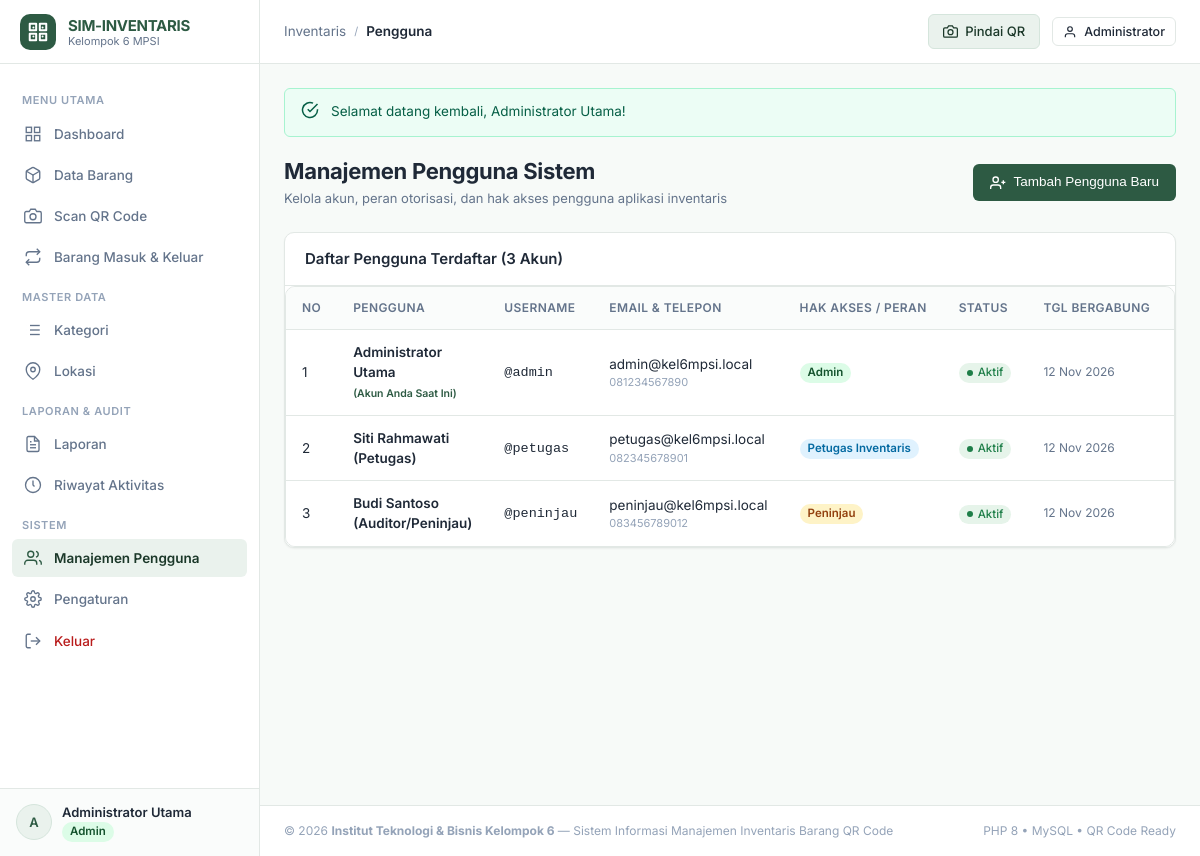
Screenshot of /users/index.php (signed in) with the database file from the repository.
### tables this page shows
CREATE TABLE `users` (
  `id` INT AUTO_INCREMENT PRIMARY KEY,
  `role_id` INT NOT NULL,
  `username` VARCHAR(50) NOT NULL UNIQUE,
  `password` VARCHAR(255) NOT NULL,
  `full_name` VARCHAR(100) NOT NULL,
  `email` VARCHAR(100) NOT NULL UNIQUE,
  `phone` VARCHAR(25) NULL,
  `status` ENUM('active', 'inactive') NOT NULL DEFAULT 'active',
  `created_at` TIMESTAMP DEFAULT CURRENT_TIMESTAMP,
  `updated_at` TIMESTAMP DEFAULT CURRENT_TIMESTAMP ON UPDATE CURRENT_TIMESTAMP,
  CONSTRAINT `fk_users_role` FOREIGN KEY (`role_id`) REFERENCES `roles` (`id`) ON UPDATE CASCADE
);

### config/session.php (called while the page is built, shortened)
<?php
function getFlash(): ?array {
    if (isset($_SESSION['flash'])) {
        $flash = $_SESSION['flash'];
        return $flash;
    }
    return null;
}
function isLoggedIn(): bool {
    return !empty($_SESSION['user_id']) && !empty($_SESSION['user']);
}
function currentUser(): ?array {
    return $_SESSION['user'] ?? null;
}
function currentUserId(): ?int {
    return $_SESSION['user_id'] ?? null;
}
function currentRole(): string {
    return $_SESSION['user']['role_name'] ?? 'guest';
}
function hasRole($roles): bool {
    $roles = is_array($roles) ? $roles : [$roles];
    return in_array(currentRole(), $roles, true);
}
function isAdmin(): bool {
    return hasRole('admin');
}

### users/index.php (the view, shortened to what this page needs)
<?php
require_once __DIR__ . '/../config/session.php';
require_once __DIR__ . '/../config/helpers.php';
$breadcrumbTitle = 'Pengguna';
$pdo = getDbConnection();
$currentUserId = currentUserId();
$stmt = $pdo->query("
    SELECT u.*, r.name as role_name, r.display_name as role_display
    FROM users u
    JOIN roles r ON u.role_id = r.id
    ORDER BY u.id ASC
");
$users = $stmt->fetchAll();
require_once __DIR__ . '/../includes/header.php';
require_once __DIR__ . '/../includes/sidebar.php';
require_once __DIR__ . '/../includes/navbar.php';
?>
<div class="page-header">
    <div class="page-title">
        <h1>Manajemen Pengguna Sistem</h1>
        <p>Kelola akun, peran otorisasi, dan hak akses pengguna aplikasi inventaris</p>
    </div>
    <div class="page-actions">
        <button type="button" class="btn btn-primary" onclick="openCreateUserModal()">
            <svg width="16" height="16" viewBox="0 0 24 24" fill="none" stroke="currentColor" stroke-width="2"><path d="M16 21v-2a4 4 0 0 0-4-4H5a4 4 0 0 0-4 4v2"></path><circle cx="8.5" cy="7" r="4"></circle><line x1="20" y1="8" x2="20" y2="14"></line><line x1="23" y1="11" x2="17" y2="11"></line></svg>
            <span>Tambah Pengguna Baru</span>
        </button>
    </div>
</div>
<div class="card">
    <div class="card-header">
        <h2 class="card-title">Daftar Pengguna Terdaftar (<?= count($users) ?> Akun)</h2>
    </div>
    <div class="table-responsive">
        <table class="table">
            <thead>
                <tr>
                    <th style="width: 40px;">No</th>
                    <th>Pengguna</th>
                    <th>Username</th>
                    <th>Email & Telepon</th>
                    <th>Hak Akses / Peran</th>
                    <th>Status</th>
                    <th>Tgl Bergabung</th>
                    <th style="width: 140px; text-align: center;">Aksi</th>
                </tr>
            </thead>
            <tbody>
                <?php foreach ($users as $idx => $u): ?>
                    <tr>
                        <td><?= $idx + 1 ?></td>
                        <td>
                            <div style="font-weight: 600;"><?= e($u['full_name']) ?></div>
                            <?php if ($u['id'] == $currentUserId): ?>
                                <span style="font-size: 10.5px; color: var(--color-primary); font-weight: 600;">(Akun Anda Saat Ini)</span>
                            <?php endif; ?>
                        </td>
                        <td><code>@<?= e($u['username']) ?></code></td>
                        <td>
                            <div><?= e($u['email']) ?></div>
                            <div style="font-size: 11px; color: var(--color-text-subtle);"><?= e($u['phone'] ?: '-') ?></div>
                        </td>
                        <td><?= getRoleBadge($u['role_name']) ?></td>
                        <td>
                            <?php if ($u['status'] === 'active'): ?>
                                <span class="badge badge-success"><span class="dot dot-success"></span>Aktif</span>
                            <?php else: ?>
                                <span class="badge badge-danger"><span class="dot dot-danger"></span>Non-Aktif</span>
                            <?php endif; ?>
                        </td>
                        <td style="font-size: 12px; color: var(--color-text-muted);"><?= formatDate($u['created_at'], 'short') ?></td>
                        <td>
                        </td>
                    </tr>
                <?php endforeach; ?>
            </tbody>
        </table>
    </div>
</div>
<?php require_once __DIR__ . '/../includes/footer.php'; ?>

### includes/sidebar.php (shortened to what this page needs)
<?php
$currentUri = $_SERVER['SCRIPT_NAME'] ?? '';
$user = currentUser();
$roleName = currentRole();
function isMenuActive($pattern, $currentUri) {
    return (strpos($currentUri, $pattern) !== false) ? 'active' : '';
}
?>
<aside class="app-sidebar">
    <div class="sidebar-header">
        <div class="brand-icon">
        </div>
        <div class="brand-text">
            <h2><?= e(getSetting('app_name', 'SIM-INVENTARIS')) ?></h2>
            <p>Kelompok 6 MPSI</p>
        </div>
    </div>
    <nav class="sidebar-nav">
        <div class="nav-section-title">Menu Utama</div>
        <ul class="nav-list">
            <li>
                <a href="<?= url('index.php') ?>" class="nav-link <?= (basename($currentUri) === 'index.php' && strpos($currentUri, '/items/') === false && strpos($currentUri, '/categories/') === false && strpos($currentUri, '/locations/') === false && strpos($currentUri, '/transactions/') === false && strpos($currentUri, '/reports/') === false && strpos($currentUri, '/history/') === false && strpos($currentUri, '/users/') === false && strpos($currentUri, '/settings/') === false && strpos($currentUri, '/scan/') === false) ? 'active' : '' ?>">
                    <svg viewBox="0 0 24 24" fill="none" stroke="currentColor"><rect x="3" y="3" width="7" height="7"></rect><rect x="14" y="3" width="7" height="7"></rect><rect x="14" y="14" width="7" height="7"></rect><rect x="3" y="14" width="7" height="7"></rect></svg>
                    <span>Dashboard</span>
                </a>
            </li>
            <li>
                <a href="<?= url('items/index.php') ?>" class="nav-link <?= isMenuActive('/items/', $currentUri) ?>">
                    <svg viewBox="0 0 24 24" fill="none" stroke="currentColor"><path d="M21 16V8a2 2 0 0 0-1-1.73l-7-4a2 2 0 0 0-2 0l-7 4A2 2 0 0 0 3 8v8a2 2 0 0 0 1 1.73l7 4a2 2 0 0 0 2 0l7-4A2 2 0 0 0 21 16z"></path><polyline points="3.27 6.96 12 12.01 20.73 6.96"></polyline><line x1="12" y1="22.08" x2="12" y2="12"></line></svg>
                    <span>Data Barang</span>
                </a>
            </li>
            <li>
                <a href="<?= url('scan/index.php') ?>" class="nav-link <?= isMenuActive('/scan/', $currentUri) ?>">
                    <svg viewBox="0 0 24 24" fill="none" stroke="currentColor"><path d="M23 19a2 2 0 0 1-2 2H3a2 2 0 0 1-2-2V8a2 2 0 0 1 2-2h4l2-3h6l2 3h4a2 2 0 0 1 2 2z"></path><circle cx="12" cy="13" r="4"></circle></svg>
                    <span>Scan QR Code</span>
                </a>
            </li>
            <li>
                <a href="<?= url('transactions/index.php') ?>" class="nav-link <?= isMenuActive('/transactions/', $currentUri) ?>">
                    <svg viewBox="0 0 24 24" fill="none" stroke="currentColor"><polyline points="17 1 21 5 17 9"></polyline><path d="M3 11V9a4 4 0 0 1 4-4h14"></path><polyline points="7 23 3 19 7 15"></polyline><path d="M21 13v2a4 4 0 0 1-4 4H3"></path></svg>
                    <span>Barang Masuk & Keluar</span>
                </a>
            </li>
        </ul>
        <div class="nav-section-title">Master Data</div>
        <ul class="nav-list">
            <li>
                <a href="<?= url('categories/index.php') ?>" class="nav-link <?= isMenuActive('/categories/', $currentUri) ?>">
                    <span>Kategori</span>
                </a>
            </li>
            <li>
                <a href="<?= url('locations/index.php') ?>" class="nav-link <?= isMenuActive('/locations/', $currentUri) ?>">
                    <svg viewBox="0 0 24 24" fill="none" stroke="currentColor"><path d="M21 10c0 7-9 13-9 13s-9-6-9-13a9 9 0 0 1 18 0z"></path><circle cx="12" cy="10" r="3"></circle></svg>
                    <span>Lokasi</span>
                </a>
            </li>
        </ul>
        <div class="nav-section-title">Laporan & Audit</div>
        <ul class="nav-list">
            <li>
                <a href="<?= url('reports/index.php') ?>" class="nav-link <?= isMenuActive('/reports/', $currentUri) ?>">
                    <svg viewBox="0 0 24 24" fill="none" stroke="currentColor"><path d="M14 2H6a2 2 0 0 0-2 2v16a2 2 0 0 0 2 2h12a2 2 0 0 0 2-2V8z"></path><polyline points="14 2 14 8 20 8"></polyline><line x1="16" y1="13" x2="8" y2="13"></line><line x1="16" y1="17" x2="8" y2="17"></line><polyline points="10 9 9 9 8 9"></polyline></svg>
                    <span>Laporan</span>
                </a>
            </li>
            <li>
                <a href="<?= url('history/index.php') ?>" class="nav-link <?= isMenuActive('/history/', $currentUri) ?>">
                    <svg viewBox="0 0 24 24" fill="none" stroke="currentColor"><circle cx="12" cy="12" r="10"></circle><polyline points="12 6 12 12 14 14"></polyline></svg>
                    <span>Riwayat Aktivitas</span>
                </a>
            </li>
        </ul>
        <div class="nav-section-title">Sistem</div>
        <ul class="nav-list">
            <?php if (isAdmin()): ?>
            <li>
                <a href="<?= url('users/index.php') ?>" class="nav-link <?= isMenuActive('/users/', $currentUri) ?>">
                    <svg viewBox="0 0 24 24" fill="none" stroke="currentColor"><path d="M17 21v-2a4 4 0 0 0-4-4H5a4 4 0 0 0-4 4v2"></path><circle cx="9" cy="7" r="4"></circle><path d="M23 21v-2a4 4 0 0 0-3-3.87"></path><path d="M16 3.13a4 4 0 0 1 0 7.75"></path></svg>
                    <span>Manajemen Pengguna</span>
                </a>
            </li>
            <?php endif; ?>
            <li>
                <a href="<?= url('settings/index.php') ?>" class="nav-link <?= isMenuActive('/settings/', $currentUri) ?>">
                    <span>Pengaturan</span>
                </a>
            </li>
            <li>
                <a href="<?= url('auth/logout.php') ?>" class="nav-link" onclick="return confirm('Apakah Anda yakin ingin keluar dari aplikasi?');" style="color: #b91c1c;">
                    <svg viewBox="0 0 24 24" fill="none" stroke="currentColor"><path d="M9 21H5a2 2 0 0 1-2-2V5a2 2 0 0 1 2-2h4"></path><polyline points="16 17 21 12 16 7"></polyline><line x1="21" y1="12" x2="9" y2="12"></line></svg>
                    <span>Keluar</span>
                </a>
            </li>
        </ul>
    </nav>
    <div class="sidebar-footer">
        <div class="user-badge">
            <div class="user-avatar">
                <?= strtoupper(substr($user['full_name'] ?? 'U', 0, 1)) ?>
            </div>
            <div class="user-info">
                <div class="user-name"><?= e($user['full_name'] ?? 'Pengguna') ?></div>
                <div class="user-role-label"><?= getRoleBadge($roleName) ?></div>
            </div>
        </div>
    </div>
</aside>

### config/helpers.php (shortened to what this page needs)
<?php
require_once __DIR__ . '/session.php';
function e(?string $string): string {
    return htmlspecialchars($string ?? '', ENT_QUOTES, 'UTF-8');
}
function url(string $path = ''): string {
    $path = ltrim($path, '/');
    return BASE_URL . ($path !== '' ? '/' . $path : '');
}
function formatDate(?string $datetime, string $format = 'd M Y, H:i'): string {
    $timestamp = strtotime($datetime);
    $bulanIndo = [
        1 => 'Jan', 2 => 'Feb', 3 => 'Mar', 4 => 'Apr', 5 => 'Mei', 6 => 'Jun',
        7 => 'Jul', 8 => 'Agu', 9 => 'Sep', 10 => 'Okt', 11 => 'Nov', 12 => 'Des'
    ];
    $d = date('d', $timestamp);
    $m = $bulanIndo[(int)date('m', $timestamp)] ?? date('M', $timestamp);
    $y = date('Y', $timestamp);
    $his = date('H:i', $timestamp);
    if ($format === 'short') {
        return "{$d} {$m} {$y}";
    }
    return "{$d} {$m} {$y}, {$his} WIB";
}
function getSetting(string $key, string $default = ''): string {
    static $settingsCache = null;
    if ($settingsCache === null) {
        $settingsCache = [];
        try {
            $pdo = getDbConnection();
            $stmt = $pdo->query("SELECT setting_key, setting_value FROM settings");
            while ($row = $stmt->fetch()) {
                $settingsCache[$row['setting_key']] = $row['setting_value'];
            }
        } catch (Exception $e) {
        }
    }
    return $settingsCache[$key] ?? $default;
}
function getRoleBadge(string $role): string {
    switch ($role) {
        case 'admin':
            return '<span class="badge badge-admin">Admin</span>';
        case 'petugas':
            return '<span class="badge badge-petugas">Petugas Inventaris</span>';
        case 'peninjau':
            return '<span class="badge badge-peninjau">Peninjau</span>';
    }
}

### includes/navbar.php (shortened to what this page needs)
<?php
$user = currentUser();
$flash = getFlash();
$breadcrumbTitle = $breadcrumbTitle ?? ($pageTitle ?? 'Dashboard');
?>
<div class="app-main">
    <header class="app-navbar">
        <div class="navbar-left">
            <div class="page-breadcrumb">
                <span class="breadcrumb-root">Inventaris</span>
                <span class="breadcrumb-sep">/</span>
                <span class="breadcrumb-current"><?= e($breadcrumbTitle) ?></span>
            </div>
        </div>
        <div class="navbar-right">
            <a href="<?= url('scan/index.php') ?>" class="btn-nav-scan">
                <svg width="15" height="15" viewBox="0 0 24 24" fill="none" stroke="currentColor" stroke-width="2">
                    <path d="M23 19a2 2 0 0 1-2 2H3a2 2 0 0 1-2-2V8a2 2 0 0 1 2-2h4l2-3h6l2 3h4a2 2 0 0 1 2 2z"></path>
                    <circle cx="12" cy="13" r="4"></circle>
                </svg>
                <span>Pindai QR</span>
            </a>
            <a href="<?= url('auth/profile.php') ?>" class="btn btn-secondary btn-sm" title="Profil & Keamanan">
                <svg width="14" height="14" viewBox="0 0 24 24" fill="none" stroke="currentColor" stroke-width="2"><path d="M20 21v-2a4 4 0 0 0-4-4H8a4 4 0 0 0-4 4v2"></path><circle cx="12" cy="7" r="4"></circle></svg>
                <span><?= e(explode(' ', $user['full_name'] ?? 'Profil')[0]) ?></span>
            </a>
        </div>
    </header>
    <main class="app-content">
        <?php if ($flash): ?>
            <div class="alert alert-<?= e($flash['type']) ?> alert-auto-dismiss">
                <div style="flex-shrink:0;">
                    <?php if ($flash['type'] === 'success'): ?>
                        <svg width="18" height="18" viewBox="0 0 24 24" fill="none" stroke="currentColor" stroke-width="2"><path d="M22 11.08V12a10 10 0 1 1-5.93-9.14"></path><polyline points="22 4 12 14.01 9 11.01"></polyline></svg>
                    <?php elseif ($flash['type'] === 'danger'): ?>
                        <svg width="18" height="18" viewBox="0 0 24 24" fill="none" stroke="currentColor" stroke-width="2"><circle cx="12" cy="12" r="10"></circle><line x1="15" y1="9" x2="9" y2="15"></line><line x1="9" y1="9" x2="15" y2="15"></line></svg>
                    <?php else: ?>
                        <svg width="18" height="18" viewBox="0 0 24 24" fill="none" stroke="currentColor" stroke-width="2"><circle cx="12" cy="12" r="10"></circle><line x1="12" y1="16" x2="12" y2="12"></line><line x1="12" y1="8" x2="12.01" y2="8"></line></svg>
                    <?php endif; ?>
                </div>
                <div style="flex:1;">
                    <?= e($flash['message']) ?>
                </div>
            </div>
        <?php endif; ?>

### rows the page displays
users: full_name "A", full_name "Administrator Utama", full_name "Administrator", shows "(Akun Anda Saat Ini)", username "admin", email "admin@kel6mpsi.local", phone "081234567890", status "active" (drawn), created_at "12 Nov 2026"
users: full_name "Siti Rahmawati (Petugas)", username "petugas", email "petugas@kel6mpsi.local", phone "082345678901", shows "Petugas Inventaris", status "active" (drawn), created_at "12 Nov 2026"
users: full_name "Budi Santoso (Auditor/Peninjau)", username "peninjau", email "peninjau@kel6mpsi.local", phone "083456789012", status "active" (drawn), created_at "12 Nov 2026"

### other values shown
getSetting('app_name', 'SIM-INVENTARIS') "SIM-INVENTARIS"
$breadcrumbTitle "Pengguna"
$flash['message'] "Selamat datang kembali, Administrator Utama!"
count($users) "3"
getSetting('institution_name', 'Kelompok 6 MPSI') "Institut Teknologi & Bisnis Kelompok 6"
getSetting('app_title', 'Sistem Informasi Manajemen Inventaris') "Sistem Informasi Manajemen Inventaris Barang QR Code"
